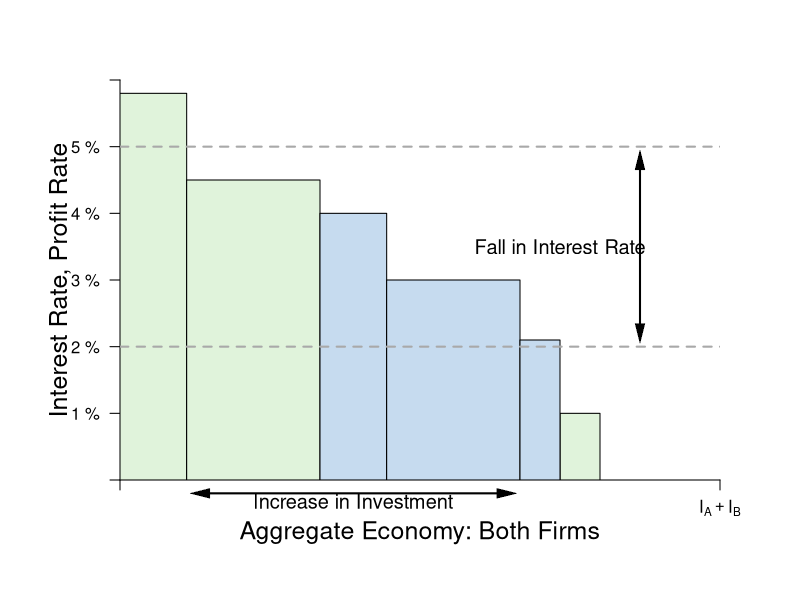

The R source for this figure:
# CHANGE COLOR AND TRANSPARENCY OF RECT

require(shape)
pdf(file = "credit/credit_macro_int_B.pdf", width = 9, height = 7)

#Set parameters for graphics
axislabelsize <- 1.5
labelsize <- 1.2
graphlinewidth <- 3
segmentlinewidth <- 2

COL <- c("#7fc97f", "#beaed4", "#fdc086", "#ffff99", "#386cb0", "#f0027f", "#bf5b17", "#666666")
COLA <- c("#e0f3db", "#99d8c9","#66c2a4","#41ae76", "#238b45", "#005824")
COLB <- c("#c6dbef", "#4eb3d3", "#2b8cbe", "#0868ac","#084081")
COLC <- c("#fcfbfd", "#efedf5", "#dadaeb", "#bcbddc", "#9e9ac8", "#807dba", "#6a51a3", "#54278f", "#3f007d")

par(mar =  c(6, 6, 4, 4))

xlims <- c(0, 45)
ylims <- c(0, 30)

npts <- 501 
x <- seq(xlims[1], xlims[2], length.out = npts)
y <- seq(ylims[1], ylims[2], length.out = npts) 
a <- c(46.08, 55, 64)
b <- c(46.08, 55, 64)

plot(0, 0, xlim = xlims, ylim = ylims, type = "n",
     xlab = expression(paste("")),
     ylab = expression(paste("")), 
     xaxt = "n", 
     yaxt = "n", 
     cex.lab = axislabelsize, 
     bty = "n",
     xaxs="i", 
     yaxs="i")

# ticksy <- seq(from = 0, to = ylims[2], by = 2)
# ylabels <- seq(from = 0, to = ylims[2], by = 2)
# ticksx <- seq(from = 0, to = xlims[2], by = 2)
# xlabels <- seq(from = 0, to = xlims[2], by = 2)
ticksy <- c(0, 5, 10, 15, 20, 25, ylims[2])
ylabels <- c(NA, expression(paste("1 %")), expression(paste("2 %")), expression(paste("3 %")), expression(paste("4 %")), expression(paste("5 %")), NA)
ticksx <- c(0, xlims[2])
#ticksx2 <- c(0, 20)
#ticksx3 <- c(25, 45)
xlabels <- c(NA, expression(paste(I[A] + I[B])))


axis(1, at = ticksx, pos = 0, labels = xlabels)
axis(2, at = ticksy, pos = 0, labels = ylabels, las = 1)

npts <- 500 
xx1 <- seq(xlims[1], xlims[2], length.out = npts)

text(-4.5, 0.5*(ylims[2] + ylims[1]), expression(paste("Interest Rate, Profit Rate")), xpd = TRUE, cex = axislabelsize, srt = 90) 
text(0.5*(xlims[2]), -4, expression(paste("Aggregate Economy: Both Firms")), xpd = TRUE, cex = axislabelsize) 


# I_A RECT
rect(0, 0, 5, 29,
     col=COLA[1], border=TRUE, lty=1)

rect(5, 0, 15, 22.5,
     col=COLA[1], border=TRUE, lty=1)

rect(33, 0, 36, 5, # width = 3
     col=COLA[1], border=TRUE, lty=1)

# I_B RECT
rect(15, 0, 20, 20, # width = 5
     col=COLB[1], border=TRUE, lty=1)

rect(20, 0, 30, 15, # width = 10
     col=COLB[1], border=TRUE, lty=1)

rect(30, 0, 33, 10.5, # width = 3
     col=COLB[1], border=TRUE, lty=1)


# Segments
segments(0, 10, xlims[2], 10, col = "darkgray", lty = 2, lwd = segmentlinewidth)
segments(0, 25, xlims[2], 25, col = "darkgray", lty = 2, lwd = segmentlinewidth)

# Labels
text(33, 17.5, expression(paste("Fall in Interest Rate")), cex = labelsize)
Arrows(39, 11, 39, 24, col = "black", code = 3, lty = 1, lwd = 2, arr.type = "triangle", arr.lwd = 0.5)
#Arrows(39, 23, 39, 12, col = "black", lty = 1, lwd = 2, arr.type = "triangle", arr.lwd = 0.5)

text(17.5, -1.6, expression(paste("Increase in Investment")), cex = labelsize, xpd = TRUE)
Arrows(6, -1, 29, -1, col = "black", code = 3, lty = 1, lwd = 2, arr.type = "triangle", arr.lwd = 0.5, xpd = TRUE)


dev.off()
